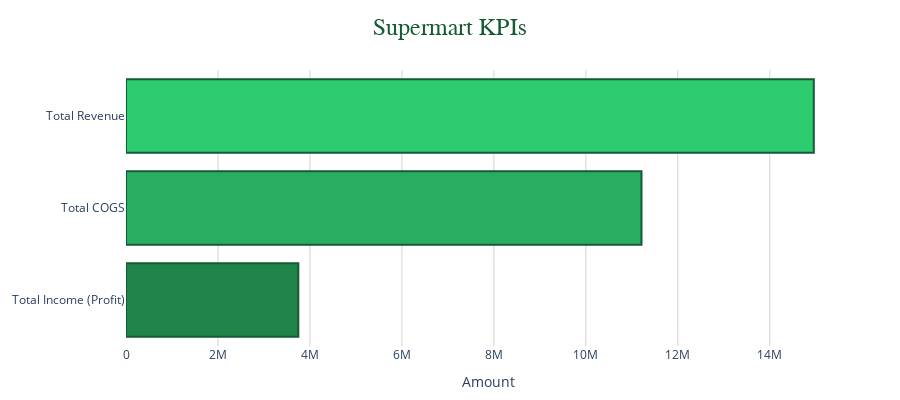

Notebook code cell kept with this figure:
### Code cell
import plotly.graph_objects as go

# Data for KPIs
kpi_names = ["Total Revenue", "Total COGS", "Total Income (Profit)"]
kpi_values = [total_revenue, total_cogs, total_income]

# Create figure
fig = go.Figure()

# Add horizontal bar chart
fig.add_trace(go.Bar(
    x=kpi_values,
    y=kpi_names,
    orientation='h',
    marker=dict(
        color=['#2ECC71', '#27AE60', '#1E8449'],  # Shades of green
        line=dict(color='#145A32', width=2)       # Dark green border
    ),
    hovertemplate='%{y}: %{x:,.0f}<extra></extra>',  # Show value on hover only
    text=None
))

# Layout styling
fig.update_layout(
    title=dict(
        text="Supermart KPIs",
        x=0.5,
        xanchor='center',
        font=dict(size=24, color='#145A32', family='Arial Black')
    ),
    xaxis=dict(
        title="Amount",
        showgrid=True,
        gridcolor='lightgray',
        zeroline=False
    ),
    yaxis=dict(
        showgrid=False,
        autorange='reversed'  # Top KPI first
    ),
    plot_bgcolor='white',
    paper_bgcolor='white',
    margin=dict(l=100, r=50, t=70, b=50),
    height=400
)

fig.show()

### Figure 1 — Plotly figure (JSON) as saved in the notebook; plotly's stock layout.template omitted (floating-point values rounded to 4 significant figures)
{"data": [{"hovertemplate": "%{y}: %{x:,.0f}<extra></extra>", "marker": {"color": ["#2ECC71", "#27AE60", "#1E8449"], "line": {"color": "#145A32", "width": 2}}, "orientation": "h", "type": "bar", "x": [14956982, 11210000.0, 3747000.0], "y": ["Total Revenue", "Total COGS", "Total Income (Profit)"]}], "layout": {"height": 400, "margin": {"b": 50, "l": 100, "r": 50, "t": 70}, "paper_bgcolor": "white", "plot_bgcolor": "white", "title": {"font": {"color": "#145A32", "family": "Arial Black", "size": 24}, "text": "Supermart KPIs", "x": 0.5, "xanchor": "center"}, "xaxis": {"gridcolor": "lightgray", "showgrid": true, "title": {"text": "Amount"}, "zeroline": false}, "yaxis": {"autorange": "reversed", "showgrid": false}}}
